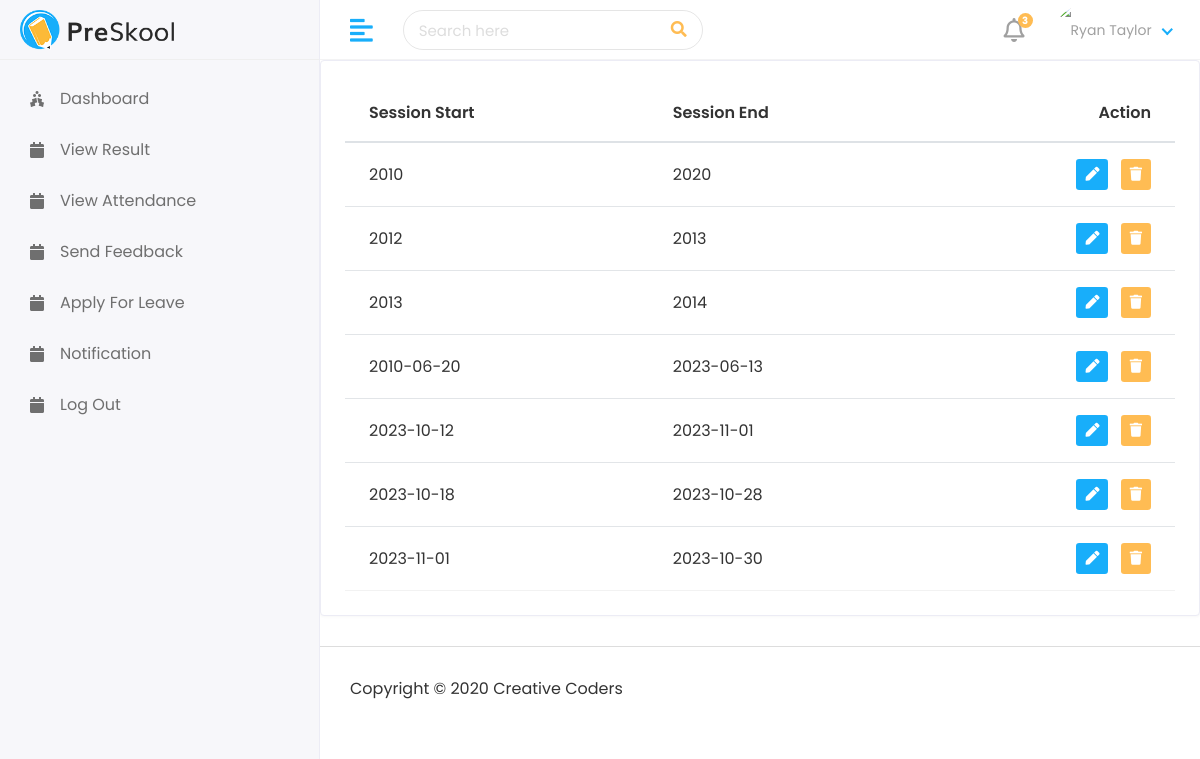
Page /myAdmin/Session/sessionList on the committed database.
### myApp/models.py (models this page shows, shortened)
class sessionYearModel(models.Model):
    sessionStart=models.CharField(max_length=100)
    sessionEnd=models.CharField(max_length=100)

### myProject/views.py (the view)
# urls.py: path('myAdmin/Session/sessionList', views.sessionList,name="sessionList"),
def sessionList(request):
    session=sessionYearModel.objects.all()
    context={
        "session":session,
    }
    return render(request,"myAdmin/sessionList.html",context)

### template/myAdmin/sessionList.html
{% extends 'base.html' %}
{% block content %}
<div class="row">
   <div class="col-sm-12">
      <div class="card card-table">
         <div class="card-body">
            <div class="table-responsive">
               <table id="table_id" class="table table-hover table-center mb-0">
                  <thead>
                     <tr>
                       <th>Session Start</th>
                       <th>Session End</th>
                        <th class="text-right">Action</th>
                     </tr>
                  </thead>
                  <tbody>
                    {% for s in  session %}
                    <tr>
                        <td>{{s.sessionStart}}</td>
                        <td>{{s.sessionEnd}}</td>
                        <td class="text-right">
                           <div class="actions">
                              <a href=" {% url 'editSession' s.id %}  " class="btn btn-sm bg-success-light mr-2">
                              <i class="fas fa-pen"></i>
                              </a>
                              <a href="#" class="btn btn-sm bg-danger-light">
                              <i class="fas fa-trash"></i>
                              </a>
                           </div>
                        </td>
                     </tr>
                     {% endfor %}
                  </tbody>
               </table>
            </div>
         </div>
      </div>
   </div>
</div>
{% endblock  %}

### static/assets/css/style.css (style rules this page uses)
html { height: 100%; }
body { background-color: #fff; color: #333; font-family: 'Poppins', sans-serif; font-size: 1rem; height: 100%; line-height: 1.5; overflow-x: hidden; }
a { color: #009ce7; }
input, button, a { transition: all 0.4s ease; -moz-transition: all 0.4s ease; -o-transition: all 0.4s ease; -ms-transition: all 0.4s ease; -webkit-transition: all 0.4s ease; }
.table { color: #333; max-width: 100%; margin-bottom: 0; width: 100%; }
.table thead tr th { font-weight: 600; }
.table tbody tr { border-bottom: 1px solid rgba(0, 0, 0, 0.05); }
.table.table-center td, .table.table-center th { vertical-align: middle; }
.card-table .card-body .table > thead > tr > th { border-top: 0; }
.card-table .card-body .table tr td:first-child, .card-table .card-body .table tr th:first-child { padding-left: 1.5rem; }
.card-table .card-body .table tr td:last-child, .card-table .card-body .table tr th:last-child { padding-right: 1.5rem; }
.card-table .table td, .card-table .table th { border-top: 1px solid #e2e5e8; padding: 1rem 0.75rem; white-space: nowrap; }
.card { border: 1px solid #ececf5; box-shadow: 0 1px 3px 0 rgba(0, 0, 0, 0.03); margin-bottom: 1.875rem; }
.card-body { padding: 1.5rem; }
.bg-danger-light { background-color:#FFBC53 !important; color:#fff !important; }
.bg-success-light { background-color: #18aefa; color: #fff; }

### rows in the picture
sessionYearModel: sessionStart "2010", sessionEnd "2020"
sessionYearModel: sessionStart "2012", sessionEnd "2013"
sessionYearModel: sessionStart "2013", sessionEnd "2014"
sessionYearModel: sessionStart "2010-06-20", sessionEnd "2023-06-13"
sessionYearModel: sessionStart "2023-10-12", sessionEnd "2023-11-01"
sessionYearModel: sessionStart "2023-10-18", sessionEnd "2023-10-28"
sessionYearModel: sessionStart "2023-11-01", sessionEnd "2023-10-30"
